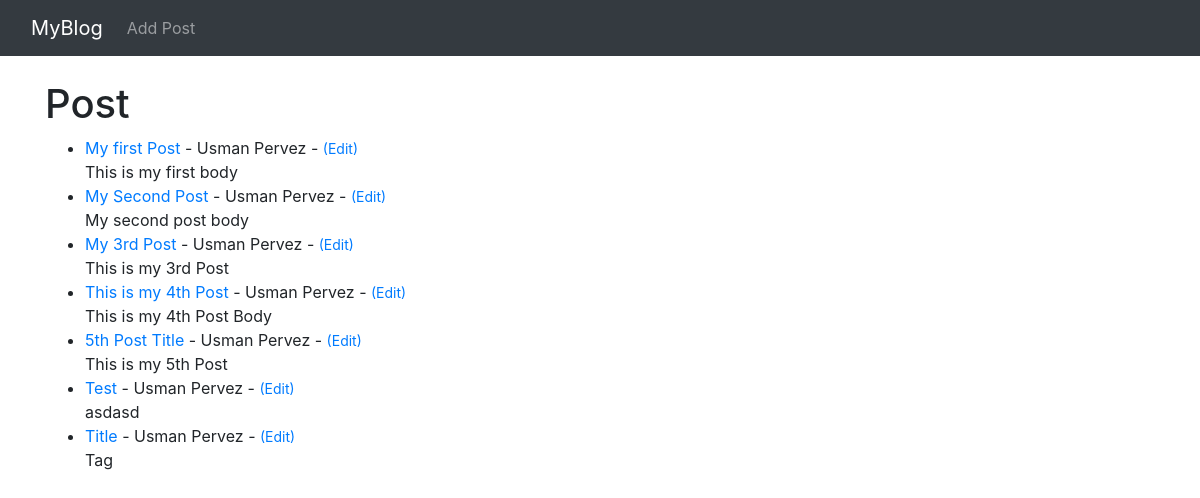
Before: / with the older database file.
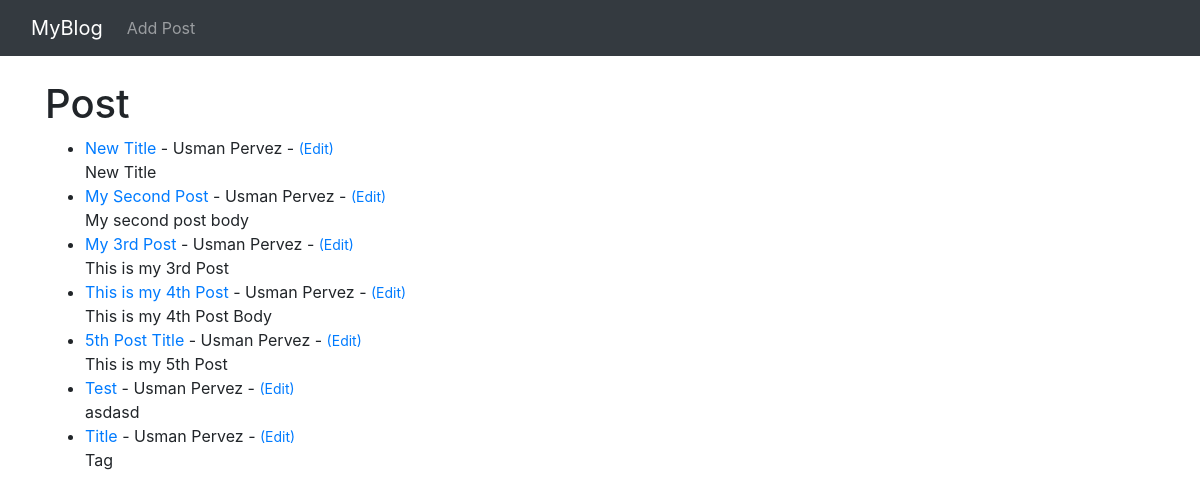
After: the same page with the newer database file.
### theblog/models.py (models this page shows, shortened)
class Post(models.Model):
    title = models.CharField( max_length=255)
    title_tag = models.CharField(max_length=255)
    author = models.ForeignKey(User, on_delete=models.CASCADE)
    body = models.TextField()

### theblog/views.py (the view)
# urls.py: path('', HomeView.as_view(), name="home"),
class HomeView(ListView):
    model = Post
    template_name = 'home.html'

### theblog/templates/home.html (shortened to what this page needs)
{% extends 'base.html' %}
{% block content %}
    <h1>Post</h1>
    <ul>
    {% for post in object_list %}
        <li><a href="{% url 'article-detail' post.pk %}"> {{ post.title }} </a> - {{ post.author.first_name }} {{ post.author.last_name }} - <small><a href="{% url 'update_post' post.pk %}">(Edit)</a></small><br/>
            {{ post.body }}</li>
    {% endfor %}
    </ul>
{% endblock %}

Changed rows visible on the page:
changed Post: title "My first Post" → "New Title"; body "This is my first body" → "New Title"
